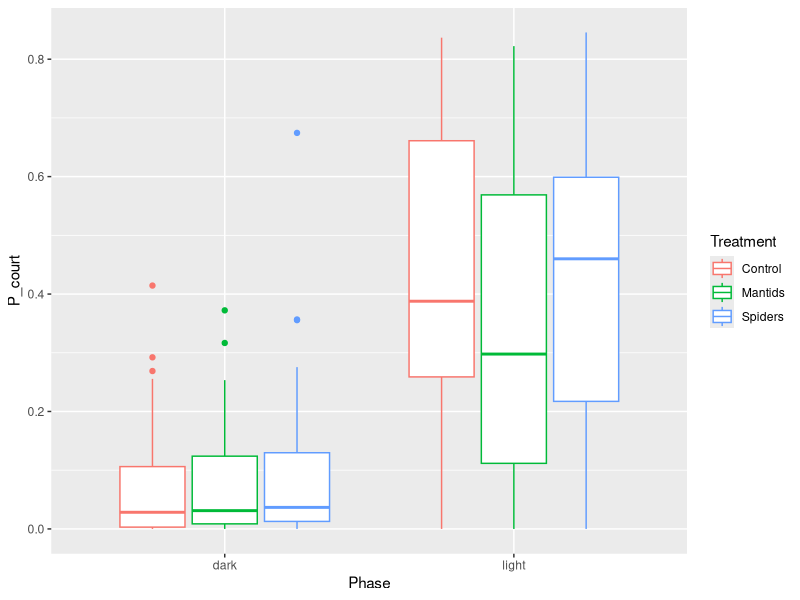
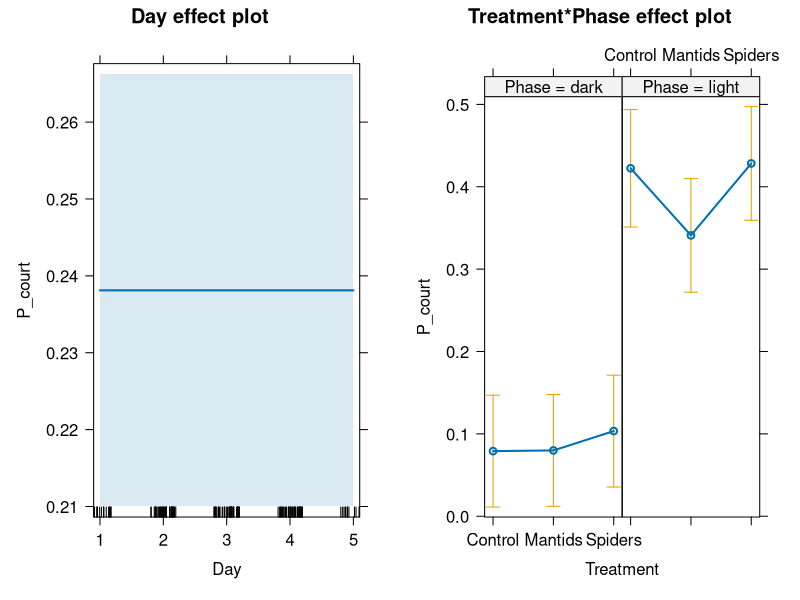

Recreate these plots in R, in order. (Note: this script raises an error after producing the figures.)

#require("rio")
#convert("./Courtship FINAL.xlsx", "Courtship_FINAL.txt")
require(lme4)
require(ggplot2)
require(effects)
require(car)

court <- read.table("Courtship_FINAL.txt", h=T)
head(court)
court$Treatment <- ifelse(court$Trt=="P", 
                            "Mantids", 
                            ifelse(court$Trt=="C",
                                   "Control", "Spiders"))

court$Treatment <- as.factor(court$Treatment)

court$Phase <- ifelse(court$Phase=="Dark", "dark", "light")
court$Phase <- as.factor(court$Phase)

gg1 <- ggplot(court, aes(x=Phase, y=P_court, colour=Treatment))
gg1 + geom_boxplot()  
  
stuff <- glm(P_court ~ Treatment*Phase + (1|Day) , data=court)
summary(stuff)
car::Anova(stuff)
plot(allEffects(stuff))





#stuff2 <- lmer(C_dur ~ Trt + Phase + Phase:Trt + Trt:Population + (1|Day), data=court)

stuff2 <- lmer(P_court ~ Treatment*Phase + Treatment:Population + Observer + (1|Day), data=court)
summary(stuff2)
car::Anova(stuff2)
plot(allEffects(stuff2))


stuff_plot <- effect("Treatment*Phase", stuff2)
stuff_plot <- as.data.frame(stuff_plot)
head(stuff_plot)
stuff_plot2 <- ggplot(stuff_plot, 
                       aes(y=fit, x=Phase, colour=Treatment))

stuff_plot3 <- stuff_plot2 + 
  geom_point(stat="identity", 
             position=position_dodge(0.5), size=3) + 
  geom_linerange(aes(ymin=lower, ymax=upper), 
                 position = position_dodge(0.5), size=1.5) + 
  labs(y="Proportion", 
       x="Phase") +
  #ggtitle("Evolved Population") + 
  theme(text = element_text(size=15), 
        axis.text.x= element_text(size=15), axis.text.y= element_text(size=15)) +
  scale_colour_manual(values=
                        c("#999999", "#56B4E9", "#E69F00"))

print(stuff_plot3)

#Same layout with P_court or C_dur
#stuff_plot4 <- stuff_plot3
#print(stuff_plot4)
